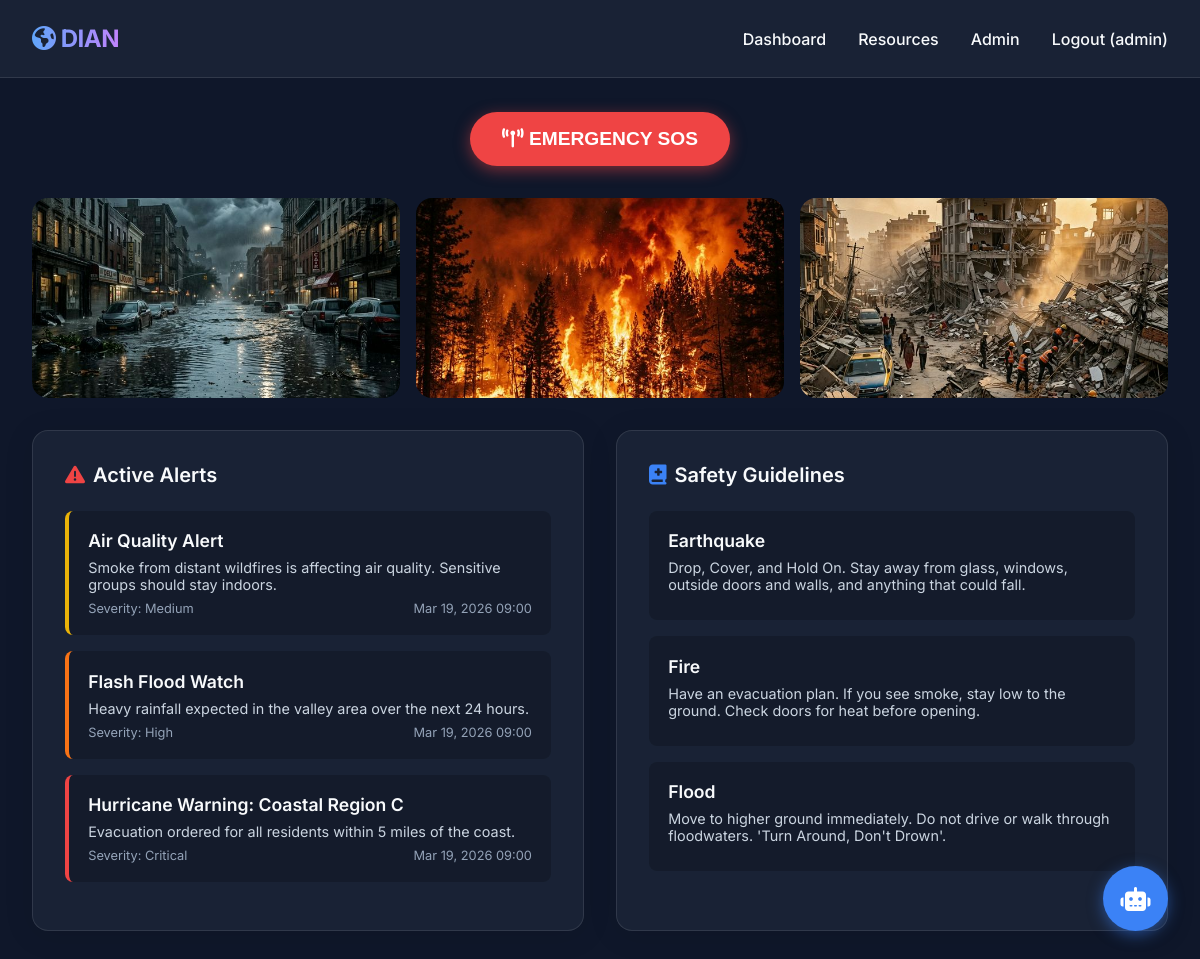
The app's page / (signed in) with its own data.
### core/models.py (models this page shows, shortened)
class DisasterAlert(models.Model):
    SEVERITY_CHOICES = [
        ('LOW', 'Low'),
        ('MEDIUM', 'Medium'),
        ('HIGH', 'High'),
        ('CRITICAL', 'Critical'),
    ]
    title = models.CharField(max_length=200)
    description = models.TextField()
    severity = models.CharField(max_length=20, choices=SEVERITY_CHOICES, default='LOW')
    date_posted = models.DateTimeField(auto_now_add=True)
    is_active = models.BooleanField(default=True)

class SafetyGuideline(models.Model):
    category = models.CharField(max_length=100)
    content = models.TextField()

### core/views.py (the view)
# urls.py: path('', views.index, name='index'),
def index(request):
    alerts = DisasterAlert.objects.filter(is_active=True).order_by('-date_posted')
    guidelines = SafetyGuideline.objects.all()
    context = {
        'alerts': alerts,
        'guidelines': guidelines,
    }
    return render(request, 'core/index.html', context)

### core/templates/core/index.html (shortened to what this page needs)
{% extends 'core/layout.html' %}
{% load static %}
{% block content %}
<div style="text-align: center; margin-bottom: 2rem;">
    <button id="sosBtn" style="background:var(--accent-color); color:white; padding:1rem 2rem; border-radius:2rem; font-size:1.2rem; font-weight:700; border:none; cursor:pointer; box-shadow: 0 4px 15px rgba(239, 68, 68, 0.5);"><i class="fa-solid fa-tower-broadcast"></i> EMERGENCY SOS</button>
</div>
<div style="display:flex; justify-content:space-between; gap:1rem; margin-bottom: 2rem; overflow-x:auto;">
    <img src="{% static 'core/images/flood.png' %}" style="height:200px; border-radius:1rem; object-fit:cover; flex:1;" alt="Flood">
    <img src="{% static 'core/images/fire.png' %}" style="height:200px; border-radius:1rem; object-fit:cover; flex:1;" alt="Fire">
    <img src="{% static 'core/images/earthquake.png' %}" style="height:200px; border-radius:1rem; object-fit:cover; flex:1;" alt="Earthquake">
</div>
<div class="dashboard">
    <div class="card">
        <h2><i class="fa-solid fa-triangle-exclamation" style="color: var(--accent-color);"></i> Active Alerts</h2>
        <div class="alerts-list">
            {% if alerts %}
                {% for alert in alerts %}
                    <div class="alert-item severity-{{ alert.severity|lower }}">
                        <div class="alert-title">{{ alert.title }}</div>
                        <div class="alert-desc">{{ alert.description }}</div>
                        <div class="alert-meta">
                            <span>Severity: {{ alert.get_severity_display }}</span>
                            <span>{{ alert.date_posted|date:"M d, Y H:i" }}</span>
                        </div>
                    </div>
                {% endfor %}
            {% else %}
                <p style="color: #94a3b8;">No active alerts at the moment. Stay safe!</p>
            {% endif %}
        </div>
    </div>
    <div class="card">
        <h2><i class="fa-solid fa-book-medical" style="color: var(--primary-color);"></i> Safety Guidelines</h2>
        <div class="guides-list">
            {% if guidelines %}
                {% for guide in guidelines %}
                    <div class="guide-item">
                        <div class="alert-title">{{ guide.category }}</div>
                        <div class="alert-desc">{{ guide.content }}</div>
                    </div>
                {% endfor %}
            {% else %}
                <p style="color: #94a3b8;">Guidelines will appear here.</p>
            {% endif %}
        </div>
    </div>
</div>
{% endblock %}

### core/templates/core/layout.html (shortened to what this page needs)
{% load static %}
<!DOCTYPE html>
<html lang="en">
<head>
    <link rel="stylesheet" href="https://cdnjs.cloudflare.com/ajax/libs/font-awesome/6.4.0/css/all.min.css">
    <link rel="stylesheet" href="{% static 'core/style.css' %}">
</head>
<body>
    <nav class="navbar">
        <h1><i class="fa-solid fa-earth-americas"></i> DIAN</h1>
        <ul>
            <li><a href="/">Dashboard</a></li>
            <li><a href="#">Resources</a></li>
            {% if user.is_authenticated %}
                {% if user.is_staff %}
                    <li><a href="/admin/">Admin</a></li>
                {% endif %}
                <li>
                    <form action="{% url 'logout' %}" method="post" style="display:inline;">
                        <button type="submit" style="background:none; border:none; padding:0; margin:0; font:inherit; color:var(--text-color); cursor:pointer; font-weight:500;">Logout ({{ user.username }})</button>
                    </form>
                </li>
            {% else %}
                <li><a href="{% url 'login' %}">Sign In</a></li>
                <li><a href="{% url 'signup' %}" style="background:var(--primary-color); padding:0.5rem 1rem; border-radius:0.5rem; color:white;">Sign Up</a></li>
            {% endif %}
        </ul>
    </nav>
    <main>
        {% block content %}{% endblock %}
    </main>
    <button class="chat-btn" id="chatBtn" title="Ask AI for Help">
        <i class="fa-solid fa-robot"></i>
    </button>
</body>
</html>

### core/static/core/style.css (style rules this page uses)
:root { --bg-color: #0f172a; --text-color: #f8fafc; --primary-color: #3b82f6; --secondary-color: #1e293b; --accent-color: #ef4444; --glass-bg: rgba(30, 41, 59, 0.7); --glass-border: rgba(255, 255, 255, 0.1); }
* { margin: 0; padding: 0; box-sizing: border-box; }
body { font-family: 'Inter', sans-serif; background-color: var(--bg-color); color: var(--text-color); min-height: 100vh; overflow-x: hidden; }
.navbar { position: fixed; top: 0; width: 100%; padding: 1.5rem 2rem; background: var(--glass-bg); backdrop-filter: blur(10px); border-bottom: 1px solid var(--glass-border); z-index: 1000; display: flex; justify-content: space-between; align-items: center; }
.navbar h1 { font-size: 1.5rem; font-weight: 700; letter-spacing: -0.5px; background: linear-gradient(90deg, #60a5fa, #c084fc); -webkit-background-clip: text; -webkit-text-fill-color: transparent; }
.navbar ul { list-style: none; display: flex; gap: 2rem; }
.navbar a { text-decoration: none; color: var(--text-color); font-weight: 500; transition: color 0.3s; }
main { margin-top: 5rem; padding: 2rem; }
.dashboard { display: grid; grid-template-columns: 1fr 1fr; gap: 2rem; max-width: 1200px; margin: 0 auto; }
.card { background: var(--glass-bg); border: 1px solid var(--glass-border); border-radius: 1rem; padding: 2rem; box-shadow: 0 4px 30px rgba(0,0,0,0.1); backdrop-filter: blur(5px); }
.card h2 { margin-bottom: 1.5rem; font-size: 1.25rem; font-weight: 600; display: flex; align-items: center; gap: 0.5rem; }
.alert-item, .guide-item { padding: 1.2rem; border-radius: 0.5rem; margin-bottom: 1rem; background: rgba(0,0,0,0.2); transition: transform 0.3s, background 0.3s; }
.alert-title { font-weight: 600; font-size: 1.1rem; margin-bottom: 0.5rem; }
.alert-desc { font-size: 0.9rem; color: #cbd5e1; margin-bottom: 0.5rem; }
.alert-meta { font-size: 0.8rem; color: #94a3b8; display: flex; justify-content: space-between; }
.severity-critical { border-left: 4px solid var(--accent-color); }
.severity-high { border-left: 4px solid #f97316; }
.severity-medium { border-left: 4px solid #eab308; }
.chat-btn { position: fixed; bottom: 2rem; right: 2rem; background: var(--primary-color); color: white; border: none; width: 65px; height: 65px; border-radius: 50%; font-size: 1.5rem; cursor: pointer; box-shadow: 0 4px 15px rgba(59, 130, 246, 0.5); transition: transform 0.3s; z-index: 1001; display:flex; justify-content:center; align-items:center; }

### records on screen
DisasterAlert: title "Air Quality Alert", description "Smoke from distant wildfires is affecting air quality. Sensitive groups should stay indoors.", severity "Medium", date_posted "Mar 19, 2026 09:00"
DisasterAlert: title "Flash Flood Watch", description "Heavy rainfall expected in the valley area over the next 24 hours.", severity "High", date_posted "Mar 19, 2026 09:00"
DisasterAlert: title "Hurricane Warning: Coastal Region C", description "Evacuation ordered for all residents within 5 miles of the coast.", severity "Critical", date_posted "Mar 19, 2026 09:00"
SafetyGuideline: category "Earthquake", content "Drop, Cover, and Hold On. Stay away from glass, windows, outside doors and walls, and anything that could fall."
SafetyGuideline: category "Fire", content "Have an evacuation plan. If you see smoke, stay low to the ground. Check doors for heat before opening."
SafetyGuideline: category "Flood", content "Move to higher ground immediately. Do not drive or walk through floodwaters. 'Turn Around, Don't Drown'."

### other values on screen
{{ user.username }} "admin"
